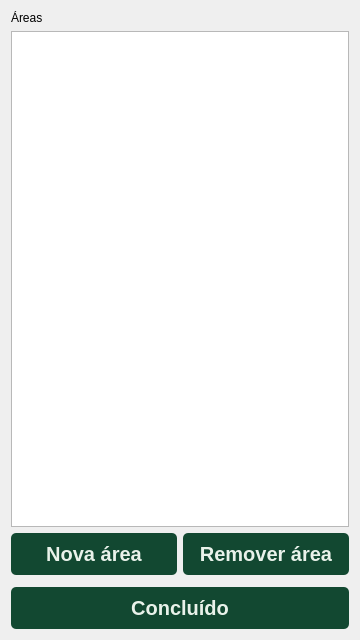
<?xml version="1.0" encoding="UTF-8"?>
<ui version="4.0">
 <class>Form</class>
 <widget class="QWidget" name="Form">
  <property name="geometry">
   <rect>
    <x>0</x>
    <y>0</y>
    <width>360</width>
    <height>640</height>
   </rect>
  </property>
  <property name="minimumSize">
   <size>
    <width>360</width>
    <height>640</height>
   </size>
  </property>
  <property name="maximumSize">
   <size>
    <width>360</width>
    <height>640</height>
   </size>
  </property>
  <property name="windowTitle">
   <string>Form</string>
  </property>
  <property name="styleSheet">
   <string notr="true">QLabel{
	font-family: &quot;Roboto Flex&quot;;
}

QPushButton{
	background-color:#124831;
	color:#E9F2EA;
	font-family:&quot;Roboto Flex&quot;;
	font-weight:600;
	font-size:20px;
	border-radius:5px;
	padding:9px;
}

QPushButton:hover{
	background-color:#003619;
}

QLineEdit{
	border: 1px solid #D2813A;
	color: #1E1E1E;
	background-color: #FFFFFF;
	border-radius: 9px;
	font-size: 14px;
}

QLabel#welcome_label{
	font-family:&quot;Roboto Flex&quot;;
	font-weight:600;
	font-size:48px;
	color:#124831;
}

QLabel#question_label{
	font-family:&quot;Roboto Flex&quot;;
	font-weight:600;
	font-size:20px;
	color: #1E1E1E;
}

QLabel#code_label{
	font-family:&quot;Roboto Flex&quot;;
	font-weight:500;
	font-size:12px;
	color: #7C5A3C;
}

QLabel#phone_number_label{
	font-weight:800;
	color: #6DAD65;
}

QLabel#message_label{
	font-family:&quot;Roboto Flex&quot;;
	font-weight:600;
	font-size:12px;
	color:#124831;
	background-color:#D6E6D4;
	border-radius:9px;
}</string>
  </property>
  <layout class="QVBoxLayout" name="verticalLayout_2">
   <item>
    <widget class="QLabel" name="area_label">
     <property name="text">
      <string>Áreas</string>
     </property>
    </widget>
   </item>
   <item>
    <widget class="QListWidget" name="area_listwidget"/>
   </item>
   <item>
    <layout class="QHBoxLayout" name="horizontalLayout">
     <item>
      <widget class="QPushButton" name="new_area_button">
       <property name="text">
        <string>Nova área</string>
       </property>
      </widget>
     </item>
     <item>
      <widget class="QPushButton" name="delete_area_button">
       <property name="text">
        <string>Remover área</string>
       </property>
      </widget>
     </item>
    </layout>
   </item>
   <item>
    <widget class="Line" name="line">
     <property name="orientation">
      <enum>Qt::Orientation::Vertical</enum>
     </property>
    </widget>
   </item>
   <item>
    <layout class="QVBoxLayout" name="verticalLayout">
     <item>
      <widget class="QPushButton" name="done_button">
       <property name="text">
        <string>Concluído</string>
       </property>
      </widget>
     </item>
    </layout>
   </item>
  </layout>
 </widget>
 <resources/>
 <connections/>
</ui>
